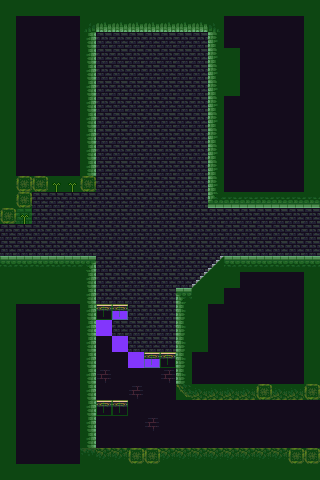

This game map was drawn from its Tiled (.tmx) file and the tilesets committed beside it. A one-line description and the trimmed map source follow:
An orthogonal 20x30 tile map with 16x16 px tiles, 3 tile layers (Tile Layer 3, Tile Layer 1, Collisions), 2 tilesets.

<map version="1.0" orientation="orthogonal" width="20" height="30" tilewidth="16" tileheight="16" backgroundcolor="#140c1c">
 <properties>
  <property name="cellX" value="17" />
  <property name="cellY" value="15" />
  <property name="name" value="Test Map" />
 </properties>
 <tileset firstgid="1" name="Main" tilewidth="16" tileheight="16">
  <image source="../tileset.png" width="160" height="256" />
  <tile id="23">
   <properties>
    <property name="type" value="block" />
   </properties>
  </tile>
 </tileset>
 <tileset firstgid="161" name="utiltileset" tilewidth="16" tileheight="16">
  <image source="../utiltileset.png" width="64" height="16" />
 </tileset>
 <layer name="Tile Layer 3" width="20" height="30">
  <data>[600 cells, 183 non-empty, 3 distinct tile ids]</data>
 </layer>
 <layer name="Tile Layer 1" width="20" height="30">
  <data>[600 cells, 104 non-empty, 11 distinct tile ids]</data>
 </layer>
 <layer name="Collisions" width="20" height="30" opacity="0.37">
  <data>[600 cells, 204 non-empty, 3 distinct tile ids]</data>
 </layer>
 <objectgroup name="objectLayer" width="20" height="30" />
</map>